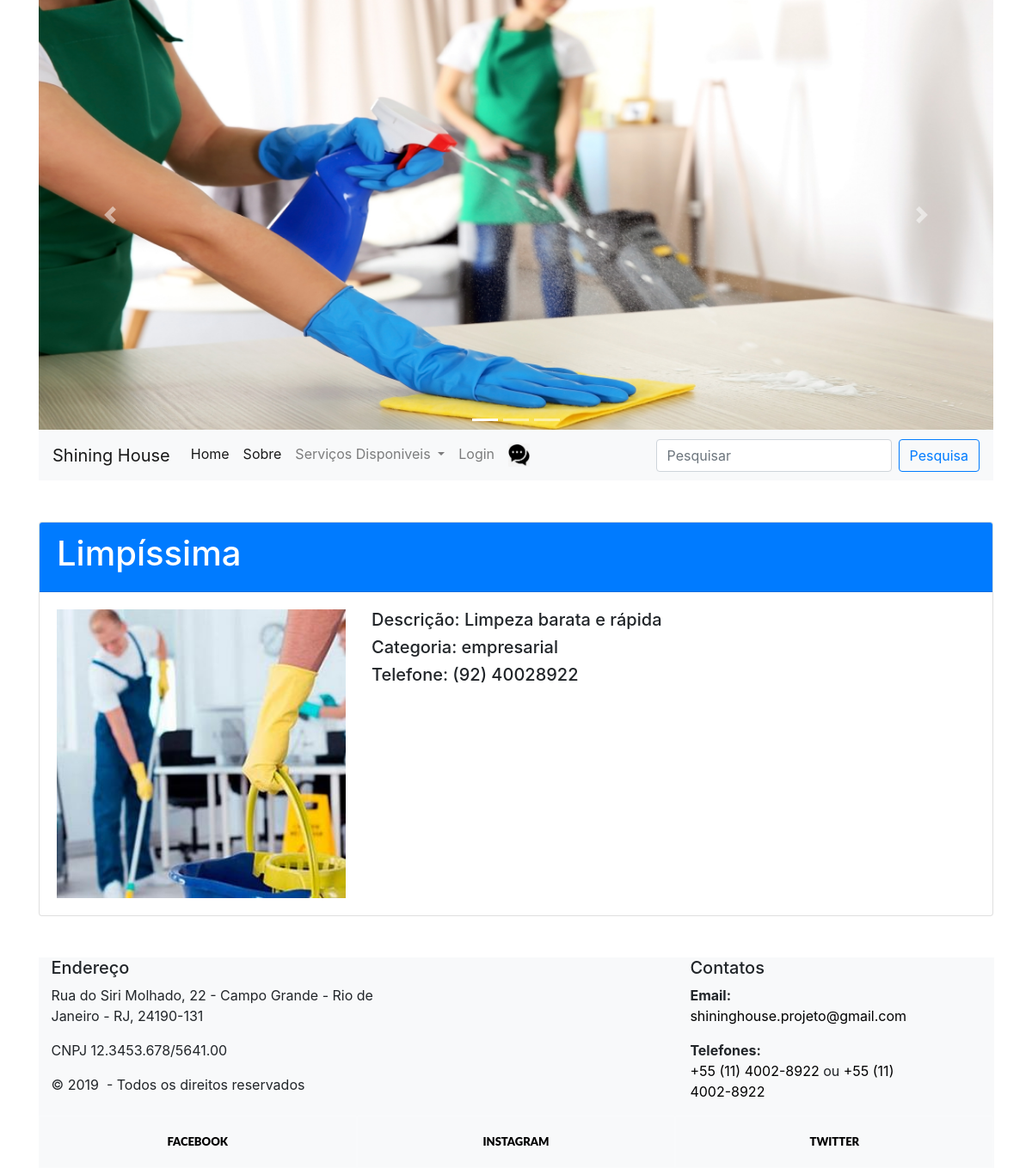
Page /produto.php?id=31 on the committed database.
### tables this page shows
CREATE TABLE `produto` (
  `idproduto` int(11) NOT NULL,
  `titulo` varchar(50) NOT NULL,
  `descricao` longtext NOT NULL,
  `telefone` text NOT NULL,
  `imagem` varchar(50) NOT NULL,
  `categoria` varchar(30) NOT NULL,
  `estado` varchar(2) NOT NULL
);

### produto.php (the view)
<?php
	$id = $_GET['id'];
	include "banco.php";
	$query = "select * from produto where idproduto = $id";
	$exec = mysqli_query($con, $query);
	while($p = mysqli_fetch_array($exec)){
		$titulo = $p['titulo'];
		$telefone = $p['telefone'];
		$imagem = $p['imagem'];
		$descricao = $p['descricao'];
		$categoria = $p['categoria'];
		$estado = $p['estado'];
	}
	include "anterior.php";
?>
	<div class="card mt-5 mb-5">
		<div class="card-header bg-primary text-white">
			<h1><?=$titulo?></h1>
		</div>
		<div class="card-body">
			<div class="row">
				<div class="col-xs-12 col-md-4">
					<img src="produtos/<?=$imagem?>" style="width:100%">
				</div>
				<div class="col-xs-12 col-md-8">
					<h5>Descrição: <?=$descricao?></h5>
					<h5>Categoria: <?=$categoria?></h5>
					<h5>Telefone: (<?=$estado?>) <?=$telefone?></h5>
				</div>
			</div>
		</div>
	</div>
<?php
	include "posterior.php";
?>

### rodape.php (style rules this page uses)
.context-dark, .bg-gray-dark, .bg-primary { color: rgba(255, 255, 255, 0.8); }

### rows in the picture
produto: titulo "Limpíssima", imagem (picture), descricao "Limpeza barata e rápida", categoria "empresarial", estado "92", telefone "40028922"
